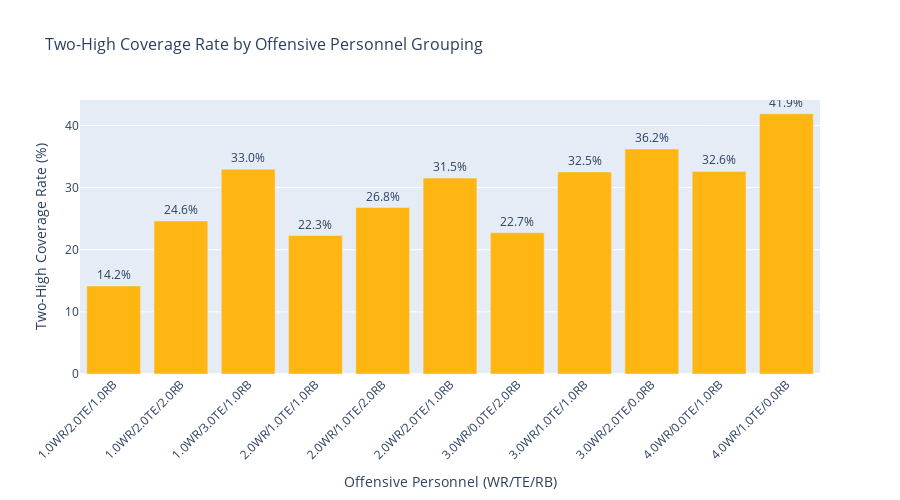

The notebook cell saved with this chart:
### Code cell
# 1.5: Offensive Personnel Impact on Two-High Usage
# Analyze how offensive formations affect defensive coverage choice
off_personnel = pass_plays.groupby(['WR', 'TE', 'RB']).agg({
    'is_two_high': ['mean', 'count']
}).reset_index()
off_personnel.columns = ['WR', 'TE', 'RB', 'TwoHigh_Rate', 'Play_Count']
off_personnel = off_personnel[off_personnel['Play_Count'] >= 50]
off_personnel['Personnel'] = off_personnel.apply(
    lambda x: f"{x['WR']}WR/{x['TE']}TE/{x['RB']}RB", axis=1
)

fig = go.Figure()
fig.add_trace(go.Bar(
    x=off_personnel['Personnel'],
    y=off_personnel['TwoHigh_Rate'] * 100,
    marker_color=NFL_COLORS['accent'],
    text=[f"{x:.1f}%" for x in off_personnel['TwoHigh_Rate'] * 100],
    textposition='outside',
    name='Two-High Rate'
))

fig.update_layout(
    title='Two-High Coverage Rate by Offensive Personnel Grouping',
    xaxis_title='Offensive Personnel (WR/TE/RB)',
    yaxis_title='Two-High Coverage Rate (%)',
    height=500,
    showlegend=False,
    font=dict(size=12),
    title_font_size=16,
    xaxis_tickangle=-45
)
fig.show()

### Figure 1 — Plotly figure (JSON) as saved in the notebook; plotly's stock layout.template omitted (floating-point values rounded to 4 significant figures)
{"data": [{"marker": {"color": "#FFB612"}, "name": "Two-High Rate", "text": ["14.2%", "24.6%", "33.0%", "22.3%", "26.8%", "31.5%", "22.7%", "32.5%", "36.2%", "32.6%", "41.9%"], "textposition": "outside", "type": "bar", "x": ["1.0WR/2.0TE/1.0RB", "1.0WR/2.0TE/2.0RB", "1.0WR/3.0TE/1.0RB", "2.0WR/1.0TE/1.0RB", "2.0WR/1.0TE/2.0RB", "2.0WR/2.0TE/1.0RB", "3.0WR/0.0TE/2.0RB", "3.0WR/1.0TE/1.0RB", "3.0WR/2.0TE/0.0RB", "4.0WR/0.0TE/1.0RB", "4.0WR/1.0TE/0.0RB"], "y": [14.17, 24.63, 32.96, 22.29, 26.79, 31.54, 22.73, 32.52, 36.21, 32.61, 41.89]}], "layout": {"font": {"size": 12}, "height": 500, "showlegend": false, "title": {"font": {"size": 16}, "text": "Two-High Coverage Rate by Offensive Personnel Grouping"}, "xaxis": {"tickangle": -45, "title": {"text": "Offensive Personnel (WR/TE/RB)"}}, "yaxis": {"title": {"text": "Two-High Coverage Rate (%)"}}}}
